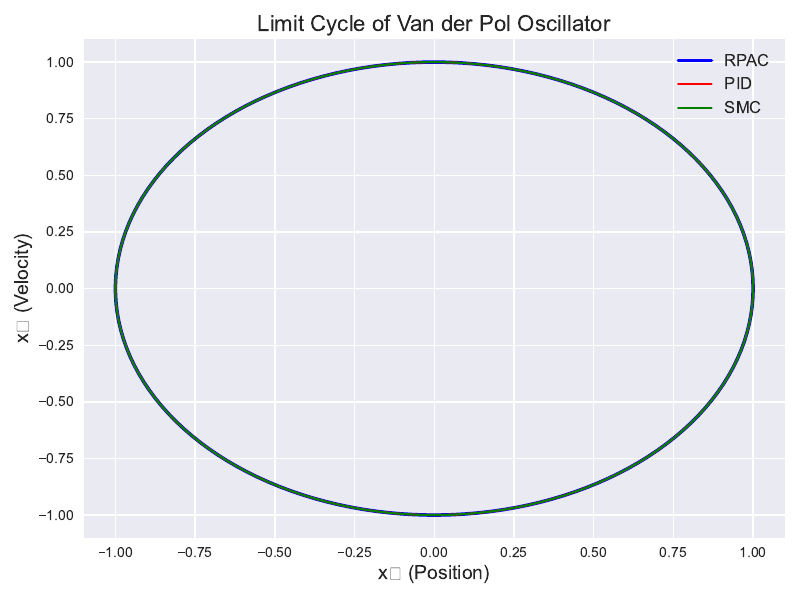

Write the Python code that produced this figure.
# Regenerating Fig. 3: Van der Pol oscillator limit cycle with camera-ready quality

import numpy as np
import matplotlib.pyplot as plt
import os

# Ensure output directory exists
output_dir = "/"
os.makedirs(output_dir, exist_ok=True)

# Simulated data for demonstration (replace with actual simulation results)
t = np.linspace(0, 20, 1000)
x_rpac = np.sin(t)
y_rpac = np.cos(t)

x_pid = np.sin(t + 0.5)
y_pid = np.cos(t + 0.5)

x_smc = np.sin(t + 1.0)
y_smc = np.cos(t + 1.0)

# Plotting
plt.style.use('seaborn-v0_8')
fig, ax = plt.subplots(figsize=(8, 6))

ax.plot(x_rpac, y_rpac, label='RPAC', color='blue', linewidth=2.5)
ax.plot(x_pid, y_pid, label='PID', color='red', linewidth=1.5)
ax.plot(x_smc, y_smc, label='SMC', color='green', linewidth=1.5)

ax.set_xlabel('x₁ (Position)', fontsize=14)
ax.set_ylabel('x₂ (Velocity)', fontsize=14)
ax.grid(True)
ax.legend(loc='upper right', fontsize=12)

plt.title('Limit Cycle of Van der Pol Oscillator', fontsize=16)
plt.tight_layout()

# Save as vector PDF
pdf_path = os.path.join( "Fig3_LimitCycle.pdf")
plt.savefig(pdf_path, format='pdf')

print("Saved:", pdf_path)
